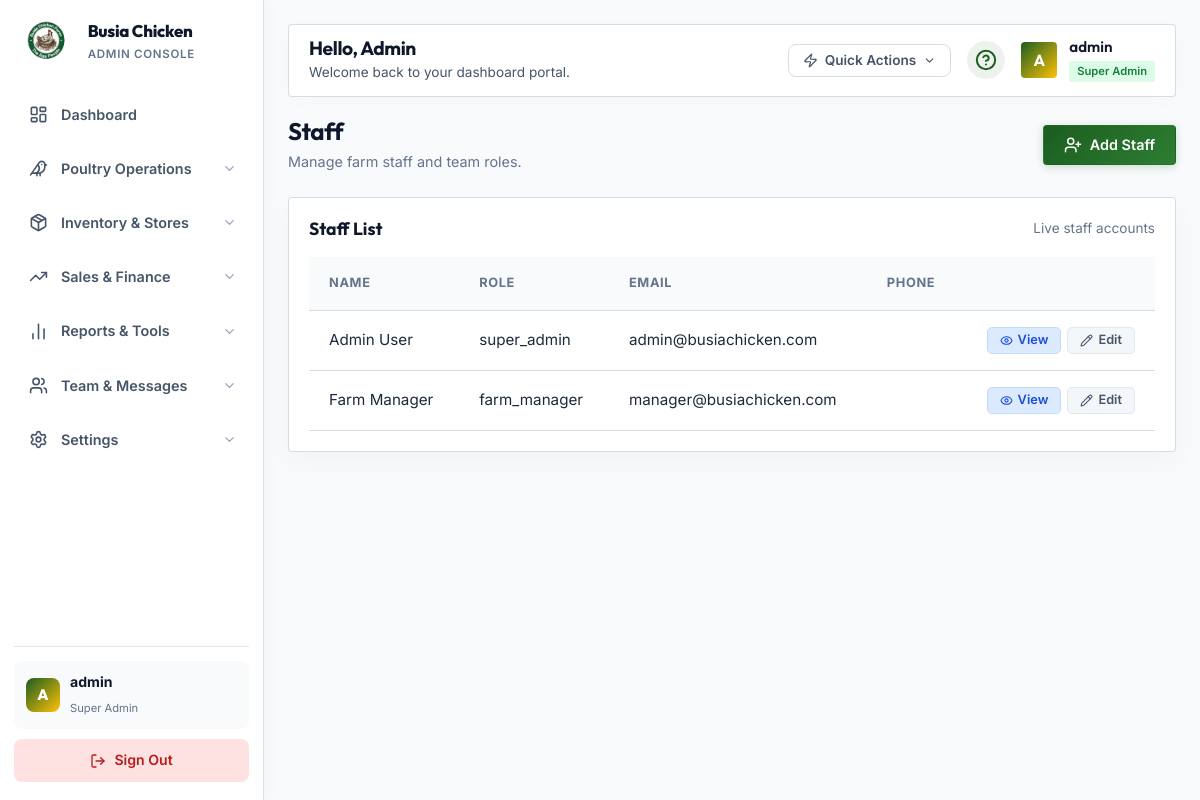
The app's page /Frontend/admin/staff.php (signed in) with its own data.
### tables this page shows
CREATE TABLE `users` (
    `id` INT AUTO_INCREMENT PRIMARY KEY,
    `username` VARCHAR(50) NOT NULL UNIQUE,
    `email` VARCHAR(100) NOT NULL UNIQUE,
    `password_hash` VARCHAR(255) NOT NULL,
    `role` ENUM('super_admin', 'farm_manager', 'customer') DEFAULT 'customer',
    `first_name` VARCHAR(50),
    `last_name` VARCHAR(50),
    `phone_number` VARCHAR(15),
    `created_at` TIMESTAMP DEFAULT CURRENT_TIMESTAMP,
    `updated_at` TIMESTAMP DEFAULT CURRENT_TIMESTAMP ON UPDATE CURRENT_TIMESTAMP
);

### Frontend/admin/staff.php (the view, shortened to what this page needs)
<?php
include __DIR__ . '/includes/admin_header.php';
$pdo = getDB();
$action = $_GET['action'] ?? 'list';
$users = [];
if ($pdo) {
    try {
        $stmt = $pdo->query('SELECT * FROM users WHERE role IN ("super_admin", "farm_manager", "stock_manager", "sales_staff") ORDER BY created_at DESC');
        $users = $stmt->fetchAll(PDO::FETCH_ASSOC);
    } catch (Exception $e) {
        $error_message = 'Database error: ' . $e->getMessage();
    }
}
?>
<div style="display:flex;justify-content:space-between;align-items:center;margin-bottom:24px;flex-wrap:wrap;gap:16px;">
    <div>
        <h2 style="margin:0;font-family:'Outfit',sans-serif;font-size:1.5rem;color:var(--admin-text-heading);">Staff</h2>
        <p style="margin:4px 0 0 0;font-size:0.9rem;color:#64748b;">Manage farm staff and team roles.</p>
    </div>
    <a href="?action=add" class="btn btn-primary" style="border-radius:4px;display:inline-flex;align-items:center;gap:8px;">
        <i data-lucide="user-plus" style="width:18px;height:18px;"></i>
        <span>Add Staff</span>
    </a>
</div>
<?php if ($action === 'list'): ?>
<div class="admin-card">
    <div style="display:flex;justify-content:space-between;align-items:center;margin-bottom:18px;">
        <h3 style="margin:0;font-family:'Outfit',sans-serif;font-size:1.1rem;color:var(--admin-text-heading);">Staff List</h3>
        <span style="font-size:0.85rem;color:#64748b;">Live staff accounts</span>
    </div>
    <div class="table-responsive">
        <table class="admin-table">
            <thead>
                <tr>
                    <th>Name</th>
                    <th>Role</th>
                    <th>Email</th>
                    <th>Phone</th>
                    <th></th>
                </tr>
            </thead>
            <tbody>
                <?php if (empty($users)): ?>
                <tr><td colspan="5" style="text-align:center; padding: 20px; color: #64748b;">No staff members found.</td></tr>
                <?php else: ?>
                <?php foreach ($users as $staff): ?>
                <tr>
                    <td><?php echo htmlspecialchars(trim(($staff['first_name'] ?? '') . ' ' . ($staff['last_name'] ?? '')) ?: $staff['username'], ENT_QUOTES, 'UTF-8'); ?></td>
                    <td><?php echo htmlspecialchars($staff['role'], ENT_QUOTES, 'UTF-8'); ?></td>
                    <td><?php echo htmlspecialchars($staff['email'], ENT_QUOTES, 'UTF-8'); ?></td>
                    <td><?php echo htmlspecialchars($staff['phone_number'] ?? '', ENT_QUOTES, 'UTF-8'); ?></td>
                    <td>
                        <div class="tbl-actions">
                            <a class="btn btn-info btn-sm" href="?action=view&id=<?php echo (int)$staff['id']; ?>">
                                <i data-lucide="eye" style="width:13px;height:13px;"></i> View
                            </a>
                            <a class="btn btn-trans btn-sm" href="?action=edit&id=<?php echo (int)$staff['id']; ?>">
                                <i data-lucide="pencil" style="width:13px;height:13px;"></i> Edit
                            </a>
                        </div>
                    </td>
                </tr>
                <?php endforeach; ?>
                <?php endif; ?>
            </tbody>
        </table>
    </div>
</div>
<?php endif; ?>
<?php include __DIR__ . '/includes/admin_footer.php'; ?>

### Frontend/assets/css/style.css (style rules this page uses)
:root { --primary: #1B5E20; --primary-light: #2E7D32; --accent: #FFC107; --accent-light: #FFD54F; --dark: #111827; --gray-800: #1F2937; --gray-600: #4B5563; --gray-400: #9CA3AF; --gray-200: #E5E7EB; --gray-100: #F3F4F6; --gray-50: #F9FAFB; --white: #FFFFFF; --space-xs: 0.25rem; --space-sm: 0.5rem; --space-md: 1rem; --space-lg: 1.5rem; --space-xl: 2rem; --space-2xl: 3rem; --space-3xl: 5rem; --space-4xl: 8rem; --radius-sm: 2px; --radius-md: 4px; --radius-lg: 8px; --radius-pill: 9999px; --shadow-sm: 0 1px 2px 0 rgba(0, 0, 0, 0.05); --shadow-md: 0 4px 6px -1px rgba(0, 0, 0, 0.05), 0 2px 4px -1px rgba(0, 0, 0, 0.03); --shadow-lg: 0 10px 15px -3px rgba(0, 0, 0, 0.05), 0 4px 6px -2px rgba(0, 0, 0, 0.025); --shadow-hover: 0 20px 25px -5px rgba(0, 0, 0, 0.05), 0 10px 10px -5px rgba(0, 0, 0, 0.02); --swiper-theme-color: var(--primary); --transition-fast: 0.15s ease; --transition-base: 0.3s ease; --transition-slow: 0.6s cubic-bezier(0.16, 1, 0.3, 1); }
* { margin: 0; padding: 0; box-sizing: border-box; }
html { scroll-behavior: smooth; font-size: 16px; }
body { font-family: 'Inter', -apple-system, BlinkMacSystemFont, 'Segoe UI', sans-serif; background-color: var(--white); color: var(--gray-800); line-height: 1.6; overflow-x: hidden; -webkit-font-smoothing: antialiased; padding-top: 64px; }
h1, h2, h3, h4, h5, h6 { font-family: 'Outfit', sans-serif; color: var(--dark); font-weight: 700; line-height: 1.2; }
h2 { font-size: clamp(2rem, 4vw, 3rem); letter-spacing: -0.02em; margin-bottom: var(--space-xl); }
h3 { font-size: clamp(1.5rem, 3vw, 2rem); }
p { color: var(--gray-600); margin-bottom: var(--space-md); font-size: 1.125rem; }
.btn { display: inline-flex; align-items: center; justify-content: center; gap: var(--space-sm); padding: 0.875rem 2rem; border-radius: var(--radius-sm); font-weight: 500; font-size: 1rem; cursor: pointer; transition: all var(--transition-base); border: 1px solid transparent; }
.btn-primary { background-color: var(--primary); color: var(--white); }

### records on screen
users: first_name+last_name "Admin User", role "super_admin", email "admin@busiachicken.com"
users: first_name+last_name "Farm Manager", role "farm_manager", email "manager@busiachicken.com"

### other values on screen
$label "Dashboard"
$label "Poultry Operations Inventory & Stores Sales & Finance Reports & Tools Team & Messages Settings"
substr($_SESSION['first_name'] ?? $_SESSION['username'] ?? 'A', 0, 1) "A"
$_SESSION['username'] "admin"
str_replace('_', ' ', $_SESSION['role'] ?? '') "Super Admin"
$_SESSION['first_name'] "Admin"
$initial "A"
str_replace('_', ' ', $_SESSION['role'] ?? 'super_admin') "Super Admin"
